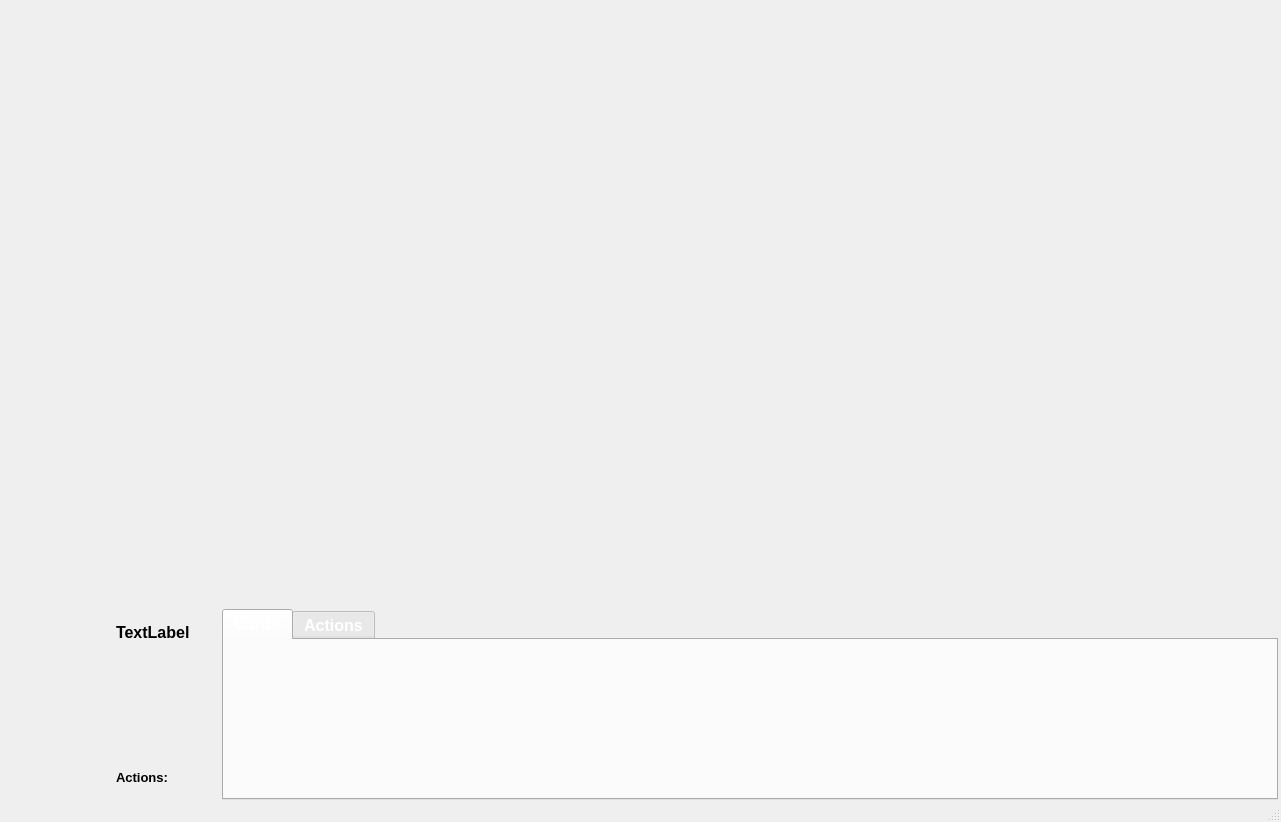
<?xml version="1.0" encoding="UTF-8"?>
<ui version="4.0">
 <class>PandemicClass</class>
 <widget class="QMainWindow" name="PandemicClass">
  <property name="geometry">
   <rect>
    <x>0</x>
    <y>0</y>
    <width>1281</width>
    <height>822</height>
   </rect>
  </property>
  <property name="windowTitle">
   <string>Pandemic</string>
  </property>
  <widget class="QWidget" name="centralWidget">
   <layout class="QGridLayout" name="gridLayout">
    <property name="leftMargin">
     <number>0</number>
    </property>
    <property name="topMargin">
     <number>0</number>
    </property>
    <property name="rightMargin">
     <number>0</number>
    </property>
    <property name="bottomMargin">
     <number>0</number>
    </property>
    <property name="horizontalSpacing">
     <number>3</number>
    </property>
    <property name="verticalSpacing">
     <number>0</number>
    </property>
    <item row="0" column="0" colspan="4">
     <widget class="QWidget" name="widget" native="true">
      <property name="sizePolicy">
       <sizepolicy hsizetype="Expanding" vsizetype="Minimum">
        <horstretch>0</horstretch>
        <verstretch>0</verstretch>
       </sizepolicy>
      </property>
      <property name="minimumSize">
       <size>
        <width>0</width>
        <height>50</height>
       </size>
      </property>
      <property name="maximumSize">
       <size>
        <width>16777215</width>
        <height>50</height>
       </size>
      </property>
      <property name="layoutDirection">
       <enum>Qt::LeftToRight</enum>
      </property>
      <layout class="QHBoxLayout" name="horizontalLayout">
       <item>
        <spacer name="horizontalSpacer_2">
         <property name="orientation">
          <enum>Qt::Horizontal</enum>
         </property>
         <property name="sizeHint" stdset="0">
          <size>
           <width>424</width>
           <height>20</height>
          </size>
         </property>
        </spacer>
       </item>
       <item>
        <widget class="GameDataView" name="gameDataView" native="true">
         <property name="sizePolicy">
          <sizepolicy hsizetype="MinimumExpanding" vsizetype="Minimum">
           <horstretch>0</horstretch>
           <verstretch>0</verstretch>
          </sizepolicy>
         </property>
         <property name="minimumSize">
          <size>
           <width>500</width>
           <height>50</height>
          </size>
         </property>
        </widget>
       </item>
       <item>
        <spacer name="horizontalSpacer">
         <property name="orientation">
          <enum>Qt::Horizontal</enum>
         </property>
         <property name="sizeHint" stdset="0">
          <size>
           <width>400</width>
           <height>20</height>
          </size>
         </property>
        </spacer>
       </item>
      </layout>
     </widget>
    </item>
    <item row="1" column="0" colspan="4">
     <widget class="MapView" name="mapView" native="true">
      <property name="sizePolicy">
       <sizepolicy hsizetype="MinimumExpanding" vsizetype="MinimumExpanding">
        <horstretch>0</horstretch>
        <verstretch>0</verstretch>
       </sizepolicy>
      </property>
      <property name="minimumSize">
       <size>
        <width>768</width>
        <height>432</height>
       </size>
      </property>
      <property name="layoutDirection">
       <enum>Qt::LeftToRight</enum>
      </property>
     </widget>
    </item>
    <item row="2" column="0">
     <widget class="DiseaseDetailsView" name="diseaseDetailsView" native="true">
      <property name="sizePolicy">
       <sizepolicy hsizetype="Minimum" vsizetype="Preferred">
        <horstretch>0</horstretch>
        <verstretch>0</verstretch>
       </sizepolicy>
      </property>
      <property name="minimumSize">
       <size>
        <width>110</width>
        <height>110</height>
       </size>
      </property>
     </widget>
    </item>
    <item row="2" column="2">
     <widget class="QTabWidget" name="tabWidget">
      <property name="sizePolicy">
       <sizepolicy hsizetype="MinimumExpanding" vsizetype="Minimum">
        <horstretch>0</horstretch>
        <verstretch>0</verstretch>
       </sizepolicy>
      </property>
      <property name="minimumSize">
       <size>
        <width>0</width>
        <height>180</height>
       </size>
      </property>
      <property name="palette">
       <palette>
        <active>
         <colorrole role="WindowText">
          <brush brushstyle="SolidPattern">
           <color alpha="255">
            <red>255</red>
            <green>255</green>
            <blue>255</blue>
           </color>
          </brush>
         </colorrole>
        </active>
        <inactive>
         <colorrole role="WindowText">
          <brush brushstyle="SolidPattern">
           <color alpha="255">
            <red>255</red>
            <green>255</green>
            <blue>255</blue>
           </color>
          </brush>
         </colorrole>
        </inactive>
        <disabled>
         <colorrole role="WindowText">
          <brush brushstyle="SolidPattern">
           <color alpha="255">
            <red>106</red>
            <green>104</green>
            <blue>100</blue>
           </color>
          </brush>
         </colorrole>
        </disabled>
       </palette>
      </property>
      <property name="font">
       <font>
        <pointsize>12</pointsize>
        <weight>75</weight>
        <bold>true</bold>
       </font>
      </property>
      <property name="tabShape">
       <enum>QTabWidget::Rounded</enum>
      </property>
      <property name="currentIndex">
       <number>0</number>
      </property>
      <property name="elideMode">
       <enum>Qt::ElideRight</enum>
      </property>
      <property name="documentMode">
       <bool>false</bool>
      </property>
      <property name="tabsClosable">
       <bool>false</bool>
      </property>
      <property name="movable">
       <bool>false</bool>
      </property>
      <property name="tabBarAutoHide">
       <bool>false</bool>
      </property>
      <widget class="QWidget" name="cardsTab">
       <attribute name="title">
        <string>Cards</string>
       </attribute>
       <layout class="QHBoxLayout" name="horizontalLayout_2">
        <property name="spacing">
         <number>0</number>
        </property>
        <property name="leftMargin">
         <number>3</number>
        </property>
        <property name="topMargin">
         <number>3</number>
        </property>
        <property name="rightMargin">
         <number>3</number>
        </property>
        <property name="bottomMargin">
         <number>3</number>
        </property>
        <item>
         <widget class="PlayerHandView" name="handView" native="true">
          <property name="sizePolicy">
           <sizepolicy hsizetype="MinimumExpanding" vsizetype="Minimum">
            <horstretch>0</horstretch>
            <verstretch>0</verstretch>
           </sizepolicy>
          </property>
          <property name="minimumSize">
           <size>
            <width>0</width>
            <height>150</height>
           </size>
          </property>
         </widget>
        </item>
       </layout>
      </widget>
      <widget class="QWidget" name="actionsTab">
       <attribute name="title">
        <string>Actions</string>
       </attribute>
      </widget>
     </widget>
    </item>
    <item row="2" column="1">
     <widget class="QWidget" name="widget_2" native="true">
      <property name="sizePolicy">
       <sizepolicy hsizetype="Minimum" vsizetype="Minimum">
        <horstretch>0</horstretch>
        <verstretch>0</verstretch>
       </sizepolicy>
      </property>
      <property name="minimumSize">
       <size>
        <width>100</width>
        <height>150</height>
       </size>
      </property>
      <layout class="QGridLayout" name="gridLayout_2">
       <property name="leftMargin">
        <number>3</number>
       </property>
       <property name="topMargin">
        <number>3</number>
       </property>
       <property name="rightMargin">
        <number>3</number>
       </property>
       <property name="bottomMargin">
        <number>3</number>
       </property>
       <property name="spacing">
        <number>3</number>
       </property>
       <item row="0" column="0" colspan="2">
        <widget class="QLabel" name="activeUserName">
         <property name="font">
          <font>
           <pointsize>12</pointsize>
           <weight>75</weight>
           <bold>true</bold>
          </font>
         </property>
         <property name="text">
          <string>TextLabel</string>
         </property>
        </widget>
       </item>
       <item row="1" column="0" colspan="2">
        <widget class="QLabel" name="activeUserAvatar">
         <property name="sizePolicy">
          <sizepolicy hsizetype="Fixed" vsizetype="Fixed">
           <horstretch>0</horstretch>
           <verstretch>0</verstretch>
          </sizepolicy>
         </property>
         <property name="minimumSize">
          <size>
           <width>100</width>
           <height>100</height>
          </size>
         </property>
         <property name="text">
          <string/>
         </property>
        </widget>
       </item>
       <item row="2" column="0">
        <widget class="QLabel" name="label_2">
         <property name="font">
          <font>
           <pointsize>10</pointsize>
           <weight>75</weight>
           <bold>true</bold>
          </font>
         </property>
         <property name="text">
          <string>Actions:</string>
         </property>
        </widget>
       </item>
       <item row="2" column="1">
        <widget class="QLabel" name="activeUserActions">
         <property name="font">
          <font>
           <pointsize>10</pointsize>
           <weight>75</weight>
           <bold>true</bold>
          </font>
         </property>
         <property name="text">
          <string/>
         </property>
        </widget>
       </item>
      </layout>
     </widget>
    </item>
   </layout>
  </widget>
  <widget class="QStatusBar" name="statusBar"/>
 </widget>
 <layoutdefault spacing="6" margin="11"/>
 <customwidgets>
  <customwidget>
   <class>MapView</class>
   <extends>QWidget</extends>
   <header>MapView.h</header>
   <container>1</container>
  </customwidget>
  <customwidget>
   <class>GameDataView</class>
   <extends>QWidget</extends>
   <header>GameDataView.h</header>
   <container>1</container>
  </customwidget>
  <customwidget>
   <class>DiseaseDetailsView</class>
   <extends>QWidget</extends>
   <header>DiseaseDetailsView.h</header>
   <container>1</container>
  </customwidget>
  <customwidget>
   <class>PlayerHandView</class>
   <extends>QWidget</extends>
   <header>PlayerHandView.h</header>
   <container>1</container>
  </customwidget>
 </customwidgets>
 <resources>
  <include location="Pandemic.qrc"/>
 </resources>
 <connections/>
</ui>
